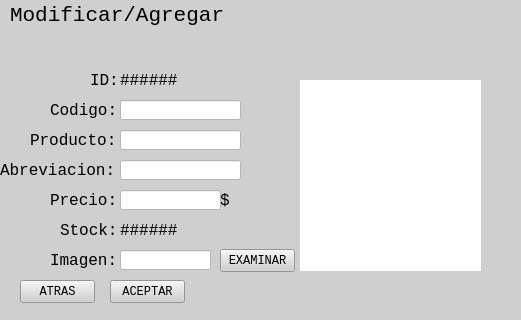
    <widget class="QWidget" name="widgetprodmodagr" native="true">
     <property name="geometry">
      <rect>
       <x>600</x>
       <y>30</y>
       <width>521</width>
       <height>320</height>
      </rect>
     </property>
     <property name="maximumSize">
      <size>
       <width>600</width>
       <height>350</height>
      </size>
     </property>
     <property name="font">
      <font>
       <family>Courier New</family>
      </font>
     </property>
     <property name="styleSheet">
      <string notr="true">background-color: rgb(207, 207, 207);</string>
     </property>
     <widget class="QLabel" name="textprodmodagr">
      <property name="geometry">
       <rect>
        <x>10</x>
        <y>0</y>
        <width>271</width>
        <height>31</height>
       </rect>
      </property>
      <property name="font">
       <font>
        <family>Courier New</family>
        <pointsize>16</pointsize>
       </font>
      </property>
      <property name="text">
       <string>Modificar/Agregar</string>
      </property>
     </widget>
     <widget class="QLabel" name="label_18">
      <property name="geometry">
       <rect>
        <x>50</x>
        <y>190</y>
        <width>71</width>
        <height>21</height>
       </rect>
      </property>
      <property name="font">
       <font>
        <family>Courier New</family>
        <pointsize>12</pointsize>
       </font>
      </property>
      <property name="text">
       <string>Precio:</string>
      </property>
     </widget>
     <widget class="QLabel" name="label_19">
      <property name="geometry">
       <rect>
        <x>0</x>
        <y>160</y>
        <width>121</width>
        <height>21</height>
       </rect>
      </property>
      <property name="font">
       <font>
        <family>Courier New</family>
        <pointsize>12</pointsize>
       </font>
      </property>
      <property name="text">
       <string>Abreviacion:</string>
      </property>
     </widget>
     <widget class="QLabel" name="label_20">
      <property name="geometry">
       <rect>
        <x>90</x>
        <y>70</y>
        <width>31</width>
        <height>21</height>
       </rect>
      </property>
      <property name="font">
       <font>
        <family>Courier New</family>
        <pointsize>12</pointsize>
       </font>
      </property>
      <property name="text">
       <string>ID:</string>
      </property>
     </widget>
     <widget class="QLabel" name="label_21">
      <property name="geometry">
       <rect>
        <x>30</x>
        <y>130</y>
        <width>91</width>
        <height>21</height>
       </rect>
      </property>
      <property name="font">
       <font>
        <family>Courier New</family>
        <pointsize>12</pointsize>
       </font>
      </property>
      <property name="text">
       <string>Producto:</string>
      </property>
     </widget>
     <widget class="QLabel" name="imagenprod_2">
      <property name="geometry">
       <rect>
        <x>300</x>
        <y>80</y>
        <width>181</width>
        <height>191</height>
       </rect>
      </property>
      <property name="styleSheet">
       <string notr="true">background-color: rgb(255, 255, 255);</string>
      </property>
      <property name="text">
       <string/>
      </property>
     </widget>
     <widget class="QLabel" name="label_22">
      <property name="geometry">
       <rect>
        <x>60</x>
        <y>220</y>
        <width>61</width>
        <height>21</height>
       </rect>
      </property>
      <property name="font">
       <font>
        <family>Courier New</family>
        <pointsize>12</pointsize>
       </font>
      </property>
      <property name="text">
       <string>Stock:</string>
      </property>
     </widget>
     <widget class="QPushButton" name="atrasbutton_3">
      <property name="geometry">
       <rect>
        <x>20</x>
        <y>280</y>
        <width>75</width>
        <height>23</height>
       </rect>
      </property>
      <property name="font">
       <font>
        <family>Courier New</family>
       </font>
      </property>
      <property name="text">
       <string>ATRAS</string>
      </property>
     </widget>
     <widget class="QPushButton" name="buttonprodaceptarmodagr">
      <property name="geometry">
       <rect>
        <x>110</x>
        <y>280</y>
        <width>75</width>
        <height>23</height>
       </rect>
      </property>
      <property name="font">
       <font>
        <family>Courier New</family>
       </font>
      </property>
      <property name="text">
       <string>ACEPTAR</string>
      </property>
     </widget>
     <widget class="QLabel" name="label_23">
      <property name="geometry">
       <rect>
        <x>220</x>
        <y>190</y>
        <width>21</width>
        <height>21</height>
       </rect>
      </property>
      <property name="font">
       <font>
        <family>Courier New</family>
        <pointsize>12</pointsize>
       </font>
      </property>
      <property name="text">
       <string>$</string>
      </property>
     </widget>
     <widget class="QLabel" name="label_24">
      <property name="geometry">
       <rect>
        <x>50</x>
        <y>100</y>
        <width>71</width>
        <height>21</height>
       </rect>
      </property>
      <property name="font">
       <font>
        <family>Courier New</family>
        <pointsize>12</pointsize>
       </font>
      </property>
      <property name="text">
       <string>Codigo:</string>
      </property>
     </widget>
     <widget class="QLabel" name="label_25">
      <property name="geometry">
       <rect>
        <x>50</x>
        <y>250</y>
        <width>71</width>
        <height>21</height>
       </rect>
      </property>
      <property name="font">
       <font>
        <family>Courier New</family>
        <pointsize>12</pointsize>
       </font>
      </property>
      <property name="text">
       <string>Imagen:</string>
      </property>
     </widget>
     <widget class="QLineEdit" name="lineprodcodigomodagr">
      <property name="geometry">
       <rect>
        <x>120</x>
        <y>100</y>
        <width>121</width>
        <height>20</height>
       </rect>
      </property>
      <property name="styleSheet">
       <string notr="true">background-color: rgb(255, 255, 255);
</string>
      </property>
     </widget>
     <widget class="QLineEdit" name="lineprodnombre">
      <property name="geometry">
       <rect>
        <x>120</x>
        <y>130</y>
        <width>121</width>
        <height>20</height>
       </rect>
      </property>
      <property name="styleSheet">
       <string notr="true">background-color: rgb(255, 255, 255);
</string>
      </property>
     </widget>
     <widget class="QLineEdit" name="lineprodfabrcant">
      <property name="geometry">
       <rect>
        <x>120</x>
        <y>160</y>
        <width>121</width>
        <height>20</height>
       </rect>
      </property>
      <property name="styleSheet">
       <string notr="true">background-color: rgb(255, 255, 255);
</string>
      </property>
     </widget>
     <widget class="QLineEdit" name="lineprodorecio">
      <property name="geometry">
       <rect>
        <x>120</x>
        <y>190</y>
        <width>101</width>
        <height>20</height>
       </rect>
      </property>
      <property name="styleSheet">
       <string notr="true">background-color: rgb(255, 255, 255);
</string>
      </property>
     </widget>
     <widget class="QLabel" name="textprodidmodagr">
      <property name="geometry">
       <rect>
        <x>120</x>
        <y>70</y>
        <width>71</width>
        <height>21</height>
       </rect>
      </property>
      <property name="font">
       <font>
        <family>Courier New</family>
        <pointsize>12</pointsize>
       </font>
      </property>
      <property name="text">
       <string>######</string>
      </property>
     </widget>
     <widget class="QLabel" name="textprodstockmodagr">
      <property name="geometry">
       <rect>
        <x>120</x>
        <y>220</y>
        <width>71</width>
        <height>21</height>
       </rect>
      </property>
      <property name="font">
       <font>
        <family>Courier New</family>
        <pointsize>12</pointsize>
       </font>
      </property>
      <property name="text">
       <string>######</string>
      </property>
     </widget>
     <widget class="QLineEdit" name="lineprodimagen">
      <property name="geometry">
       <rect>
        <x>120</x>
        <y>250</y>
        <width>91</width>
        <height>20</height>
       </rect>
      </property>
      <property name="styleSheet">
       <string notr="true">background-color: rgb(255, 255, 255);
</string>
      </property>
     </widget>
     <widget class="QPushButton" name="buttonprodexaminarimagen">
      <property name="geometry">
       <rect>
        <x>220</x>
        <y>249</y>
        <width>75</width>
        <height>23</height>
       </rect>
      </property>
      <property name="font">
       <font>
        <family>Courier New</family>
       </font>
      </property>
      <property name="text">
       <string>EXAMINAR</string>
      </property>
     </widget>
    </widget>
